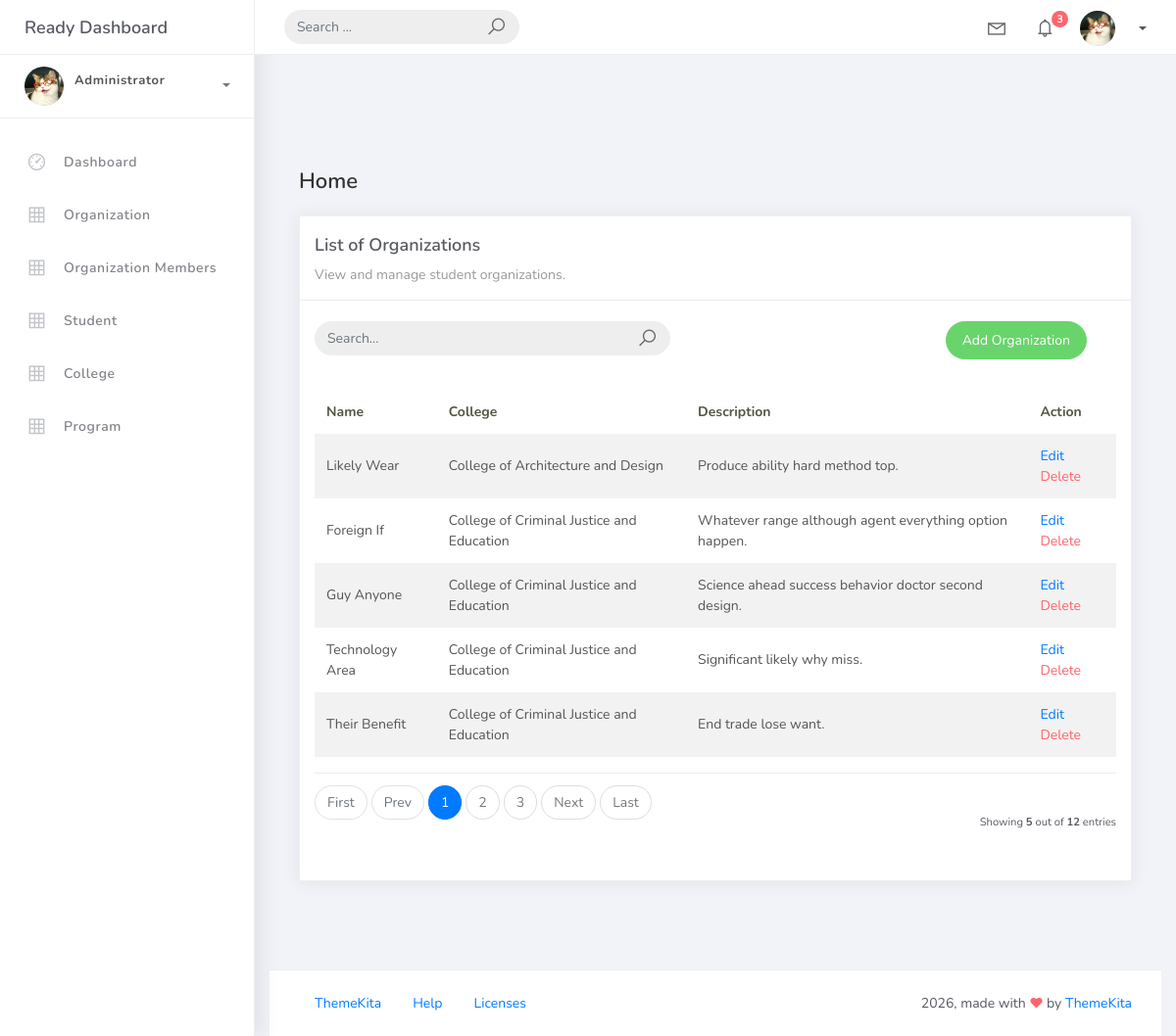
Screenshot of /organization_list with the database file from the repository.
### studentorg/models.py (models this page shows, shortened)
class BaseModel(models.Model):
    created_at = models.DateTimeField(auto_now_add=True, db_index=True)
    updated_at = models.DateTimeField(auto_now=True)
    class Meta:
     abstract = True

class Organization(BaseModel):
    name = models.CharField(max_length=250)
    college = models.ForeignKey(College, null=True, blank=True, on_delete=models.CASCADE)
    description = models.CharField(max_length=500)

class College(BaseModel):
       college_name = models.CharField(max_length=150)
       def __str__(self):
        return self.college_name

### studentorg/views.py (the view)
# urls.py: path("organization_list", OrganizationList.as_view(), name="organization-list"),
class OrganizationList(ListView):
    model = Organization
    context_object_name = "organization"
    template_name = "org_list.html"
    paginate_by = 5
    ordering = ["college__college_name", "name"]
    def get_queryset(self):
        qs = super().get_queryset()
        query = self.request.GET.get("q")
        if query:
            qs = qs.filter(
                Q(name__icontains=query) |
                Q(description__icontains=query)
                )
        return qs

### templates/org_list.html
{% extends "base.html" %} {% load static %} {% block content %}
<div class="content">
    <div class="container-fluid">
        <h4 class="page-title">Home</h4>
    <div class="row">
        <div class="col-md-12">
            <div class="card">
                <div class="card-header">
                    <div class="card-title">List of Organizations</div>
                    <div class="card-category">View and manage student organizations.</div>
                </div>
                <br />
                <div class="col-md-12 row">
                    <div class="col-md-6">
                        <form class="navbar-left navbar-form nav-search mr-md-3" action="{% url "organization-list" %}">
                            <div class="input-group">
                                <input type="text" placeholder="Search..." class="form-control" name="q" />
                                <div class="input-group-append">
                                    <span class="input-group-text">
                                        <i class="la la-search search-icon"></i>
                                    </span>
                                </div>
                            </div>
                        </form>
                    </div>
                    <div class="col-md-6">
                        <div class="pull-right">
                            <a href="{% url 'organization-add' %}" class="btn btn-success btn-rounded">
                                Add Organization
                            </a>
                        </div>
                    </div>
                </div>
                <div class="card-body">
                    <table class="table table-striped mt-3">
                        <thead>
                            <tr>
                                <th scope="col">Name</th>
                                <th scope="col">College</th>
                                <th scope="col">Description</th>
                                <th scope="col">Action</th>
                            </tr>
                        </thead>
                        <tbody>
                            {% for object in object_list %}
                            <tr>
                                <td>{{ object.name }}</td>
                                <td>{{ object.college }}</td>
                                <td>{{ object.description }}</td>
                                <td><a href="organization_list/{{ object.id }}">Edit</a>
                                    <a href="organization_list/{{ object.id }}/delete" class="text-danger">Delete</a>
                                </td>
                            </tr>
                            {% empty %}
                            <tr>
                                <td colspan="4" style="text-align: center;">
                                    <p class="text-sm font-weight-bold mb-0">No Records</p>
                                </td>
                            </tr>
                            {% endfor %}
                        </tbody>
                    </table>
                    {% include "includes/pagination.html" %}
                </div>
            </div>
        </div>
    </div>
</div>
</div>
{% endblock %}

### rows the page displays
Organization: name "Likely Wear", college "College of Architecture and Design", description "Produce ability hard method top."
Organization: name "Foreign If", college "College of Criminal Justice and Education", description "Whatever range although agent everything option happen."
Organization: name "Guy Anyone", college "College of Criminal Justice and Education", description "Science ahead success behavior doctor second design."
Organization: name "Technology Area", college "College of Criminal Justice and Education", description "Significant likely why miss."
Organization: name "Their Benefit", college "College of Criminal Justice and Education", description "End trade lose want."

### other values shown
{{ page_num }} "1"
{{ page_num }} "2" "3"
{{ object_list.count }} "5"
{{ paginator.count }} "12"
